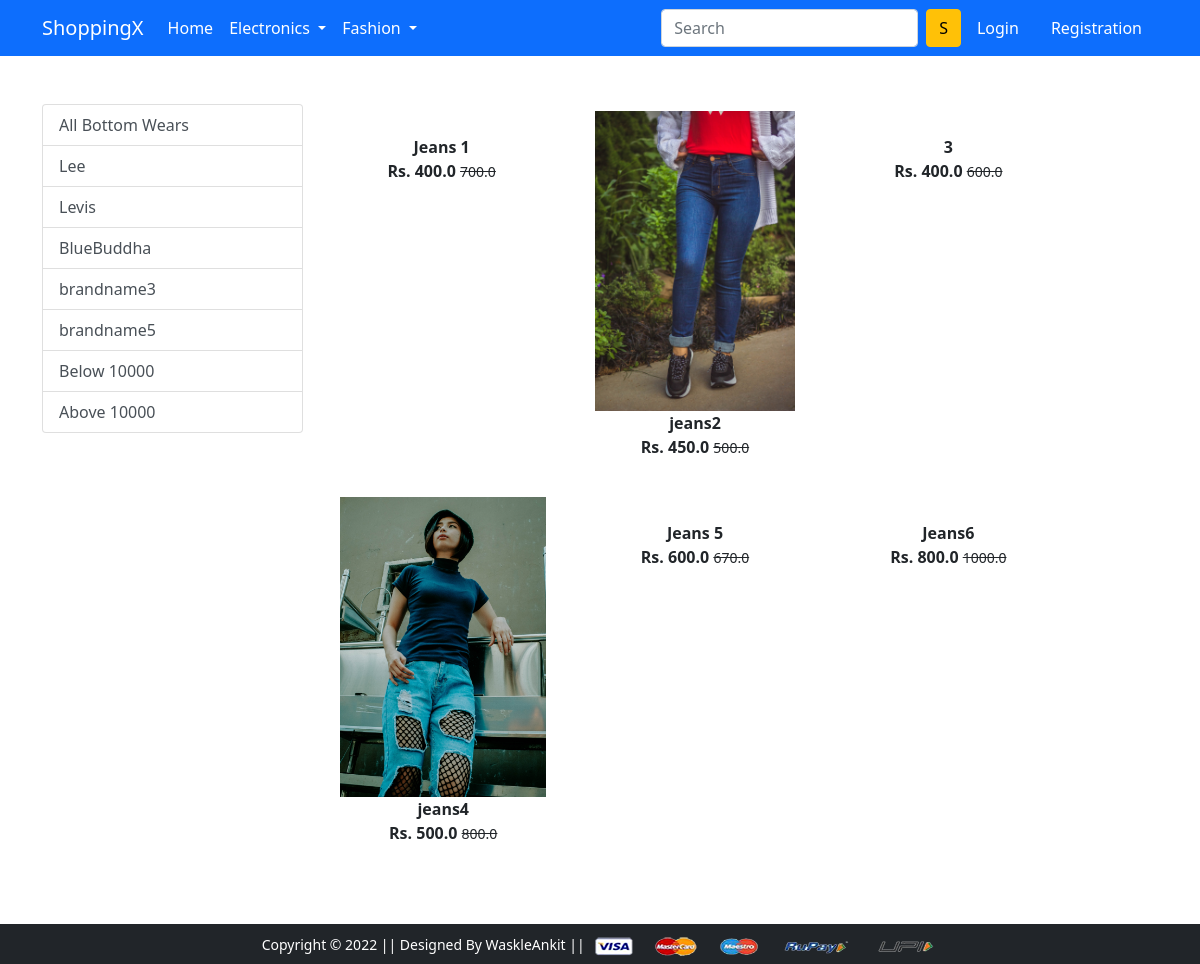
The app's page /bottomwear/ with its own data.
### app/models.py (models this page shows, shortened)
class Product(models.Model):
    title = models.CharField(max_length=100)
    selling_price = models.FloatField()
    discounted_price = models.FloatField()
    description = models.TextField()
    brand = models.CharField(max_length=100)
    category = models.CharField(choices=CATEGORY_CHOICES,max_length=2)
    product_image = models.ImageField(upload_to='productimg')

### app/views.py (the view)
# urls.py: path('bottomwear/', views.bottomwear, name='bottomwear'),
def bottomwear(request,data = None):
 if data == None:
  bottomwears = Product.objects.filter(category='BW')
 elif data=='Lee' or data =='Levis' or data =='BlueBuddha' or data =='brandname3' or data =='banrandname4' or data =='brandname5':
  bottomwears = Product.objects.filter(category='BW').filter(brand=data)
 elif data == 'below':
  bottomwears = Product.objects.filter(category='BW').filter(discounted_price__lt = 10000)
 elif data == 'above':
  bottomwears = Product.objects.filter(category='BW').filter(discounted_price__gt = 10000)
 return render(request, 'app/bottomwear.html',{'bottomwears':bottomwears})

### app/templates/app/bottomwear.html (shortened to what this page needs)
{% extends 'app/base.html' %}
{% load static %}
{% block main-content %}
<div class="container my-5">
 <div class="row">
  <div class="col-sm-3">
   <div class="list-group">
    <a href="{% url 'bottomwear' %}" class="list-group-item list-group-item-action " aria-current="true">
     All Bottom Wears
    </a>
    <a href="{% url 'bottomweardata' 'Lee' %}" class="list-group-item list-group-item-action " aria-current="true">
     Lee
    </a>
    <a href="{% url 'bottomweardata' 'Levis' %}" class="list-group-item list-group-item-action ">
     Levis
    </a>
    <a href="{% url 'bottomweardata' 'BlueBuddha' %}" class="list-group-item list-group-item-action ">
     BlueBuddha
    </a>
    <a href="{% url 'bottomweardata' 'brandname3' %}" class="list-group-item list-group-item-action ">
      brandname3
    </a>
    <a href="{% url 'bottomweardata' 'brandname5' %}" class="list-group-item list-group-item-action ">
     brandname5
    </a>
     <a href="{% url 'bottomweardata' 'below' %}" class="list-group-item list-group-item-action ">
     Below 10000
    </a>
    <a href="{% url 'bottomweardata' 'above' %}" class="list-group-item list-group-item-action ">
     Above 10000
    </a>
   </div>
  </div>
  <div class="col-sm-8 ">
   <div class="row">
    {% for product in bottomwears %}
    <div class="col-sm-4 text-center mb-4">
     <a href="{% url 'product-detail' product.id %}" class="btn">
      <div class="item">
       <img src="{{ product.product_image.url }}" alt="" height="300" class="">
        <div class="fw-bold">{{ product.title }}</div>
        <div class="fw-bold">Rs. {{ product.discounted_price }}
        <small class="fw-light text-decoration-line-through">
         {{product.selling_price}}
         </small>
        </div>
      </div>
     </a>
    </div>
    {% endfor %}
   </div>
  </div>
   </div>
  </div>
{% endblock main-content %}

### records on screen
Product: title "Jeans 1", discounted_price "400.0", selling_price "700.0"
Product: product_image (picture), title "jeans2", discounted_price "450.0", selling_price "500.0"
Product: title "3", discounted_price "400.0", selling_price "600.0"
Product: product_image (picture), title "jeans4", discounted_price "500.0", selling_price "800.0"
Product: title "Jeans 5", discounted_price "600.0", selling_price "670.0"
Product: title "Jeans6", discounted_price "800.0", selling_price "1000.0"
